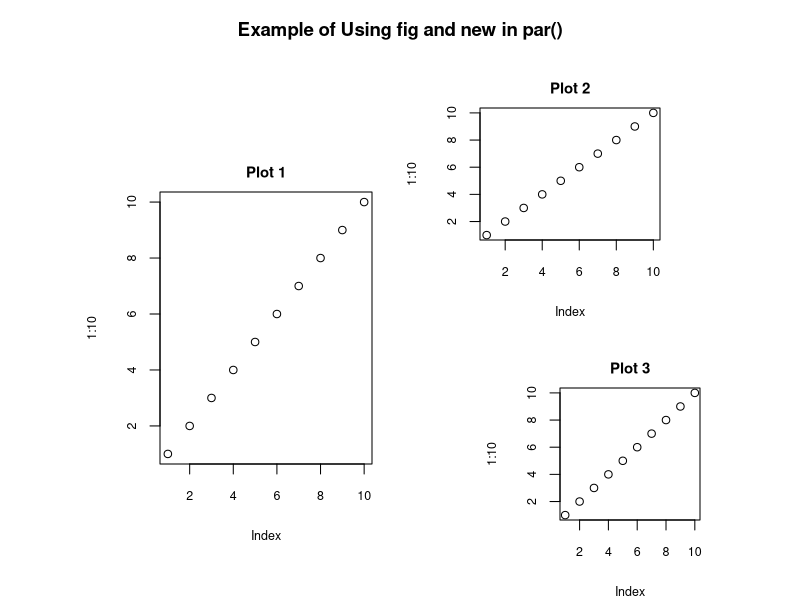

This chart was generated by the following R code:
par( 
  ps=9, 
  mar=c( 4, 4, 2, 1 ), 
  oma=c( 0, 0, 2, 0 ) 
)

par( 
  fig=c( 0.1, 0.49, 0.1, 0.8 ) 
)
plot(
  1:10, 
  main="Plot 1" 
)
par( 
  fig=c( 0.5, 0.85, 0.5, 0.95 ), 
  new=TRUE 
)
plot(
  1:10, 
  main="Plot 2" 
)
par( 
  fig=c( 0.6, 0.9, 0.0, 0.45 ), 
  new=TRUE 
)
plot(
  1:10, 
  main="Plot 3"
)
mtext( 
  "Example of Using fig and new in par()", 
  outer=TRUE, 
  cex=1.5, 
  font=2 
)

par(
  ps=12,
  mar=c( 5, 4, 4, 2 ) + 0.1,
  oma=c( 0, 0, 0, 0 ),
  fig=c( 0, 1, 0, 1 )
)
